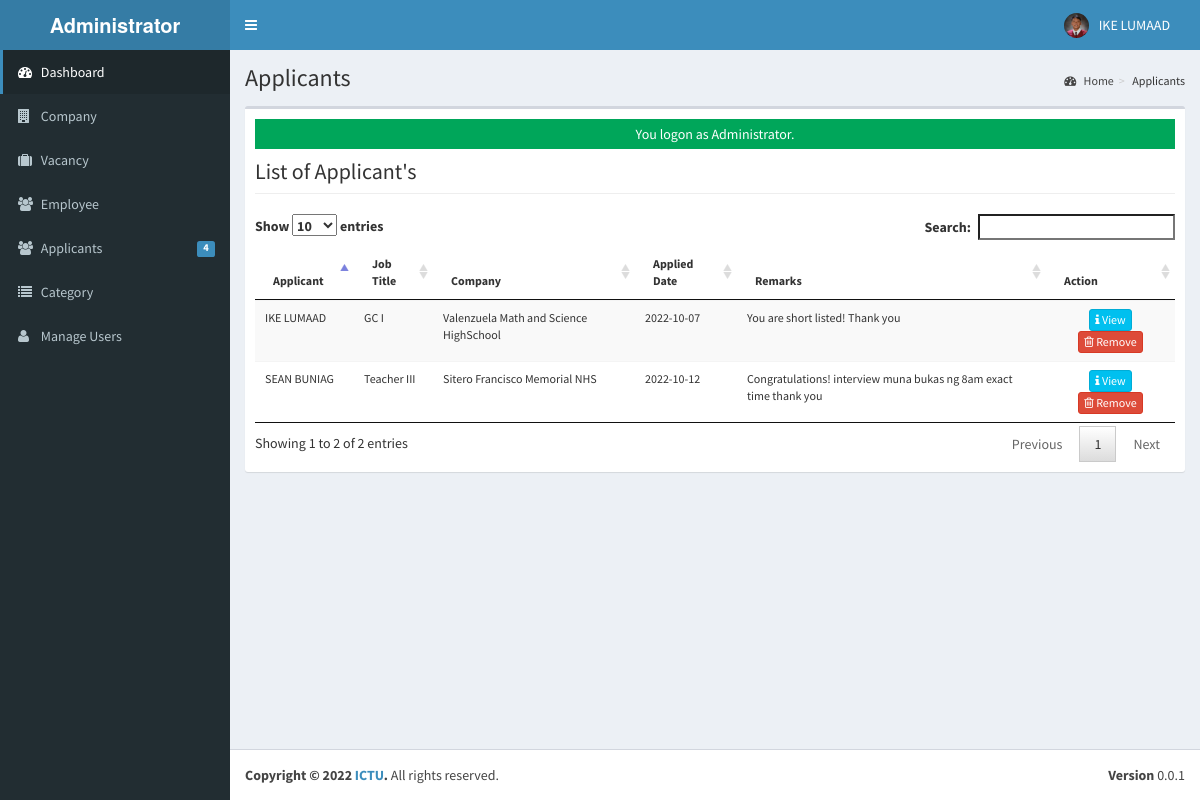
Screenshot of /admin/applicants/index.php (signed in) with the database file from the repository.
### tables this page shows
CREATE TABLE `tblusers` (
  `USERID` varchar(30) NOT NULL,
  `FULLNAME` varchar(40) NOT NULL,
  `USERNAME` varchar(90) NOT NULL,
  `PASS` varchar(90) NOT NULL,
  `ROLE` varchar(30) NOT NULL,
  `PICLOCATION` varchar(255) NOT NULL
);

CREATE TABLE `tbljobregistration` (
  `REGISTRATIONID` int(11) NOT NULL,
  `COMPANYID` int(11) NOT NULL,
  `JOBID` int(11) NOT NULL,
  `APPLICANTID` int(11) NOT NULL,
  `APPLICANT` varchar(90) NOT NULL,
  `REGISTRATIONDATE` date NOT NULL,
  `REMARKS` varchar(255) NOT NULL DEFAULT 'Pending',
  `FILEID` varchar(30) DEFAULT NULL,
  `PENDINGAPPLICATION` tinyint(1) NOT NULL DEFAULT 1,
  `HVIEW` tinyint(1) NOT NULL DEFAULT 1,
  `DATETIMEAPPROVED` datetime NOT NULL
);

CREATE TABLE `tbljob` (
  `JOBID` int(11) NOT NULL,
  `COMPANYID` int(11) NOT NULL,
  `CATEGORY` varchar(250) NOT NULL,
  `OCCUPATIONTITLE` varchar(90) NOT NULL,
  `REQ_NO_EMPLOYEES` int(11) NOT NULL,
  `SALARIES` double NOT NULL,
  `DURATION_EMPLOYEMENT` varchar(90) NOT NULL,
  `QUALIFICATION_WORKEXPERIENCE` text NOT NULL,
  `JOBDESCRIPTION` text NOT NULL,
  `PREFEREDSEX` varchar(30) NOT NULL,
  `SECTOR_VACANCY` text NOT NULL,
  `JOBSTATUS` varchar(90) NOT NULL,
  `DATEPOSTED` datetime NOT NULL
);

CREATE TABLE `tblcompany` (
  `COMPANYID` int(11) NOT NULL,
  `COMPANYNAME` varchar(90) NOT NULL,
  `COMPANYADDRESS` varchar(90) NOT NULL,
  `COMPANYCONTACTNO` varchar(30) NOT NULL,
  `COMPANYSTATUS` varchar(90) NOT NULL,
  `COMPANYMISSION` text NOT NULL
);

### admin/applicants/index.php (called while the page is built, shortened)
<?php
require_once("../../include/initialize.php");
 $title="Applicants";
require_once ("../theme/templates.php");
?>

### include/database.php (called while the page is built, shortened)
<?php
class Database {
	var $sql_string = '';
	private $conn;
	public function open_connection() {
		$this->conn = mysqli_connect(server,user,pass);
		if(!$this->conn){
			echo "Problem in database connection! Contact administrator!";
			exit();
		}else{
			$db_select = mysqli_select_db($this->conn,database_name);
		}
	}
	function setQuery($sql='') {
		$this->sql_string=$sql;
	}
	function executeQuery() {
		$result = mysqli_query($this->conn,$this->sql_string);
		return $result;
	}
	private function confirm_query($result) {
		return $result;
	}
	function loadResultList( $key='' ) {
		$cur = $this->executeQuery();
		$array = array();
		while ($row = mysqli_fetch_object($cur)) {
			if ($key) {
				$array[$row->$key] = $row;
			} else {
				$array[] = $row;
			}
		}
		return $array;
	}
	function loadSingleResult() {
		$cur = $this->executeQuery();
		while ($row = mysqli_fetch_object($cur)) {
		return $data = $row;
		}
	}
}
$mydb = new Database();
?>

### include/accounts.php (called while the page is built, shortened)
<?php
require_once(LIB_PATH.DS.'database.php');
class User {
	protected static  $tblname = "tblusers";
	function single_user($id=""){
			global $mydb;
			$mydb->setQuery("SELECT * FROM ".self::$tblname."
				Where USERID= '{$id}' LIMIT 1");
			$cur = $mydb->loadSingleResult();
			return $cur;
	}
}
?>

### include/function.php (called while the page is built, shortened)
<?php
function currentpage(){
		$this_page = $_SERVER['SCRIPT_NAME'];
	    $bits = explode('/',$this_page);
		 return $bits[3];
	}
		?>

### admin/applicants/list.php (the view, shortened to what this page needs)
<div class="row">
   <div class="col-lg-12">
           <h1 class="page-header">List of Applicant's   </h1>
      		</div>
  		 </div>
					<form class="wow fadeInDownaction" action="controller.php?action=delete" Method="POST">
						<table id="dash-table" class="table table-striped  table-hover table-responsive" style="font-size:12px" cellspacing="0">
						  <thead>
						  	<tr>
								<th>Applicant</th>
								<th>Job Title</th>
								<th>Company</th>
								<th>Applied Date</th>
								<th>Remarks</th>
								<th width="14%" >Action</th>
						  	</tr>
						  </thead>
						  <tbody>
						  	<?php
						  		$mydb->setQuery("SELECT * FROM `tblcompany` c  , `tbljobregistration` j, `tbljob` j2, `tblapplicants` a WHERE c.`COMPANYID`=j.`COMPANYID` AND  j.`JOBID`=j2.`JOBID` AND j.`APPLICANTID`=a.`APPLICANTID` ");
						  		$cur = $mydb->loadResultList();
								foreach ($cur as $result) {
						  		echo '<tr>';
						  		echo '<td>'. $result->APPLICANT.'</td>';
						  		echo '<td>' . $result->OCCUPATIONTITLE.'</a></td>';
						  		echo '<td>' . $result->COMPANYNAME.'</a></td>';
						  		echo '<td>'. $result->REGISTRATIONDATE.'</td>';
						  		echo '<td>'. $result->REMARKS.'</td>';
				  				echo '<td align="center" >
				  		             <a title="View" href="index.php?view=view&id='.$result->REGISTRATIONID.'"  class="btn btn-info btn-xs  ">
				  		             <span class="fa fa-info fw-fa"></span> View</a>
				  		             <a title="Remove" href="index.php?view=delete&id='.$result->REGISTRATIONID.'"  class="btn btn-danger btn-xs  ">
				  		             <span class="fa fa-trash-o fw-fa"></span> Remove</a>
				  					 </td>';
						  		echo '</tr>';
						  	}
						  	?>
						  </tbody>
						</table>
						</form>

### admin/theme/templates.php (shortened to what this page needs)
<!DOCTYPE html>
<html>
    <head>
        <link rel="stylesheet" href="<?php echo web_root;?>bootstrap/css/bootstrap.min.css">
        <link rel="stylesheet" href="<?php echo web_root;?>plugins/font-awesome/css/font-awesome.min.css">
        <link rel="stylesheet" href="<?php echo web_root;?>dist/css/AdminLTE.min.css">
        <link rel="stylesheet" href="<?php echo web_root;?>dist/css/skins/_all-skins.min.css">
        <link rel="stylesheet" href="<?php echo web_root;?>plugins/iCheck/flat/blue.css">
        <link rel="stylesheet" href="<?php echo web_root;?>plugins/morris/morris.css">
        <link rel="stylesheet" href="<?php echo web_root;?>plugins/jvectormap/jquery-jvectormap-1.2.2.css">
        <link href="<?php echo web_root; ?>plugins/datepicker/bootstrap-datetimepicker.min.css" rel="stylesheet" media="screen">
        <link rel="stylesheet" href="<?php echo web_root;?>plugins/dataTables/jquery.dataTables.min.css">
        <link rel="stylesheet" href="<?php echo web_root;?>plugins/bootstrap-wysihtml5/bootstrap3-wysihtml5.min.css">
    </head>
 <body class="hold-transition skin-blue fixed sidebar-mini">
<div class="wrapper">
  <header class="main-header">
    <a href="<?php echo web_root;?>/admin/" class="logo">
      <span class="logo-lg"><b>Administrator</b></span>
    </a>
    <nav class="navbar navbar-static-top" role="navigation">
      <a href="#" class="sidebar-toggle" data-toggle="offcanvas" role="button">
      </a>
      <div class="navbar-custom-menu">
        <ul class="nav navbar-nav">
          <?php
              $user = New User();
              $singleuser = $user->single_user($_SESSION['ADMIN_USERID']);
          ?>
          <li class="dropdown user user-menu" style="padding-right: 15px;"  >
            <a href="#" class="dropdown-toggle" data-toggle="dropdown">
              <img src="<?php echo web_root.'admin/user/'. $singleuser->PICLOCATION;?>" class="user-image" alt="User Image">
              <span class="hidden-xs"><?php echo $singleuser->FULLNAME; ?></span>
            </a>
          </li>
        </ul>
      </div>
    </nav>
  </header>
  <aside class="main-sidebar">
    <section class="sidebar">
      <ul class="sidebar-menu">
        <li  class="<?php echo (currentpage() == 'index.php') ? "active" : false;?>" >
          <a href="<?php echo web_root ;?>admin/">
            <i class="fa fa-dashboard"></i> <span>Dashboard</span>
          </a>
        </li>
        <li class="<?php echo (currentpage() == 'company') ? "active" : false;?>" >
          <a href="<?php echo web_root ;?>admin/company/">
            <i class="fa fa-building"></i> <span>Company</span>
          </a>
        </li>
        <li class="<?php echo (currentpage() == 'vacancy') ? "active" : false;?>" >
          <a href="<?php echo web_root ;?>admin/vacancy/">
            <i class="fa fa-suitcase"></i> <span>Vacancy</span>
          </a>
        </li>
        <li class="<?php echo (currentpage() == 'employee') ? "active" : false;?>" >
          <a href="<?php echo web_root ;?>admin/employee/">
            <i class="fa fa-users"></i> <span>Employee</span>
          </a>
        </li>
        <li class="<?php echo (currentpage() == 'applicants') ? "active" : false;?>" >
          <a href="<?php echo web_root ;?>admin/applicants/">
            <i class="fa fa-users"></i> <span>Applicants</span>
            <span class="label label-primary pull-right">
              <?php
                $sql = "SELECT count(*) as 'APPL' FROM `tbljobregistration` WHERE `PENDINGAPPLICATION`=1";
                $mydb->setQuery($sql);
                $pending = $mydb->loadSingleResult();
                echo $pending->APPL;
              ?>
            </span>
          </a>
        </li>
        <li class="<?php echo (currentpage() == 'category') ? "active" : false;?>" >
          <a href="<?php echo web_root ;?>admin/category/">
            <i class="fa fa-list"></i> <span>Category</span>
          </a>
        </li>
         <li class="<?php echo (currentpage() == 'user') ? "active" : false;?>">
          <a href="<?php echo web_root; ?>admin/user/">
            <i class="fa fa-user"></i> <span>Manage Users</span> </a>
        </li>
      </ul>
    </section>
  </aside>
  <div class="content-wrapper">
  <section class="content-header">
      <h1>
        <?php echo isset($title) ? $title : ''; ?>
      </h1>
      <ol class="breadcrumb">
        <?php
          if ($title!='Home') {
            $active_title = '';
            if (isset($_GET['view'])) {
              $active_title = '<li class='.$active_title.'><a href="index.php">'.$title.'</a></li>';
            }else{
              $active_title = '<li class='.$active_title.'>'.$title.'</li>';
            }
            echo '<li><a href='.web_root.'admin/><i class="fa fa-dashboard"></i> Home</a></li>';
            echo  $active_title;
          }
        ?>
      </ol>
    </section>
         <section class="content">
          <div class="row">
            <div class="col-xs-12">
              <div class="box">
                <div class="box-body">
              <?php
               require_once $content;
               ?>
             </div>
             </div>
           </div>
         </div>
         </section>
 </div>
  <footer class="main-footer">
    <div class="pull-right hidden-xs">
      <b>Version</b> 0.0.1
    </div>
    <strong>Copyright &copy; 2022  <a href="#">ICTU</a>.</strong> All rights
    reserved.
  </footer>
    </body>
</html>

### rows the page displays
tblusers: PICLOCATION (picture), FULLNAME "IKE LUMAAD"
tbljobregistration: APPLICANT "IKE LUMAAD", JOBID.OCCUPATIONTITLE "GC I", COMPANYID.COMPANYNAME "Valenzuela Math and Science HighSchool", REGISTRATIONDATE "2022-10-07", REMARKS "You are short listed! Thank you"
tbljobregistration: APPLICANT "SEAN BUNIAG", JOBID.OCCUPATIONTITLE "Teacher III", COMPANYID.COMPANYNAME "Sitero Francisco Memorial NHS", REGISTRATIONDATE "2022-10-12", REMARKS "Congratulations! interview muna bukas ng 8am exact time thank you"

### other values shown
$pending->APPL "4"
$title "Applicants"
$_SESSION['message'] "You logon as Administrator."
